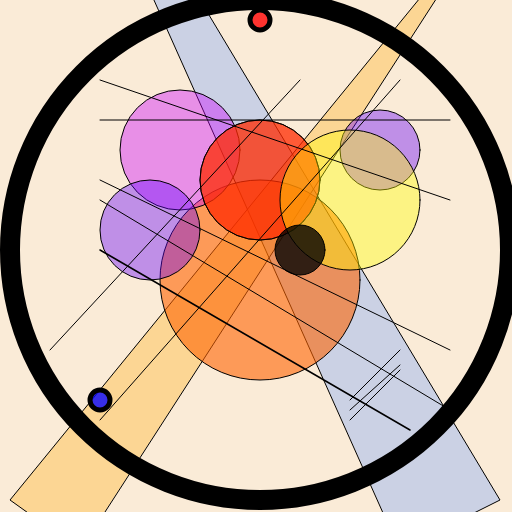
Frame 1 (no input)
Frame 60 (no input): identical to frame 1, image omitted
Frame 120 (the mouse pressed at the canvas centre since frame 60): identical to frame 1, image omitted

The p5.js sketch that drew this single still picture (run headless with seeded random() and noise() and a simulated clock; from frame 60 on, the mouse is pressed at the canvas centre):

// p5.js sketch
// ── sketch.js
function setup()
{
	//create your canvas here
    createCanvas(512,512)
}

function draw()
{
	
    //do your drawing here
    background(250,235,215)
    
    //blue greenish triangle
    strokeWeight(1)
    fill(100,150,255,80)
    triangle(20,-300,500,500,400,550)
    
    //orange, yellow triangle
    strokeWeight(1)
    fill(255,165,0,80)
    triangle(500,-100,10,500,80,550)
    
    fill(255,100,0,150)
    ellipse(260,280,200,200)
    
    fill(205,0,255,100)
    ellipse(180,150,120,120)
    
    fill(100,0,255,100)
    ellipse(150,230,100,100)
    
    fill(255,0,0,150)
    ellipse(260,180,120,120)
    
        
    fill(255,80,0,100)
    ellipse(260,180,120,120)
    
    fill(100,0,255,100)
    ellipse(380,150,80,80)
    
    fill(255,255,0,100)
    ellipse(350,200,140,140)
            
    //this is the empty circle that I am using as a template
    fill(0,0,0,200)
    ellipse(300,250,50,50)
    
    strokeWeight(5)
    fill(255,0,0,200)
    ellipse(260,20,20,20)
    
    strokeWeight(5)
    fill(0,0,255,200)
    ellipse(100,400,20,20)
    
    strokeWeight(1)
    line(100,120,450,120)
    
    strokeWeight(1)
    line(100,80,450,200)
    
    strokeWeight(1)
    line(100,180,450,350)
    
    strokeWeight(1)
    line(100,200,450,410)
    
    strokeWeight(1.5)
    line(100,250,410,430)
    
    strokeWeight(1)
    line(350,400,400,350)
    
    strokeWeight(1)
    line(350,410,400,365)
    
    strokeWeight(1)
    line(350,420,400,370)
    
    strokeWeight(1)
    line(400,80,100,420)
    
    strokeWeight(1)
    line(300,80,50,350)
    
    strokeWeight(20)
    fill(255,255,255,0)
    ellipse(260,250,500,500)
}
